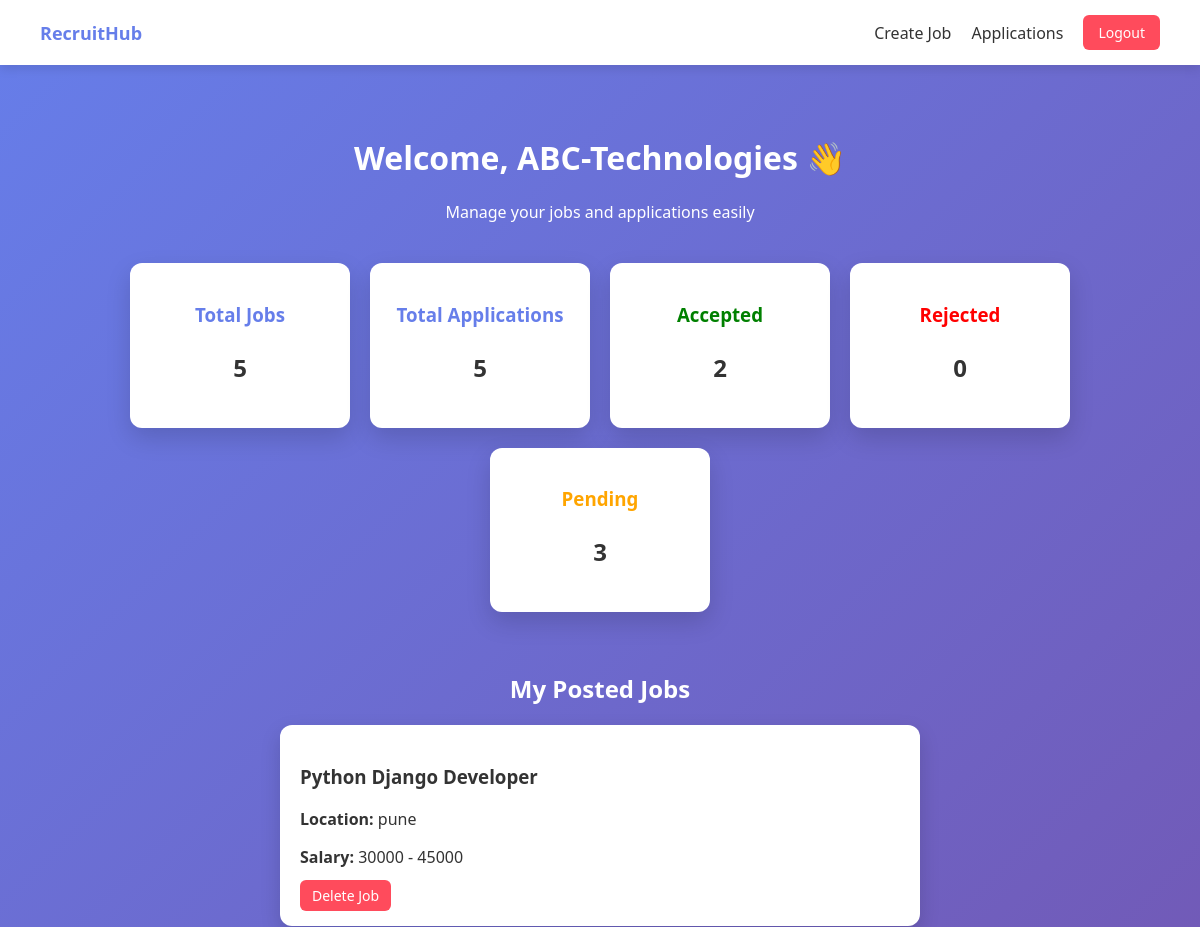
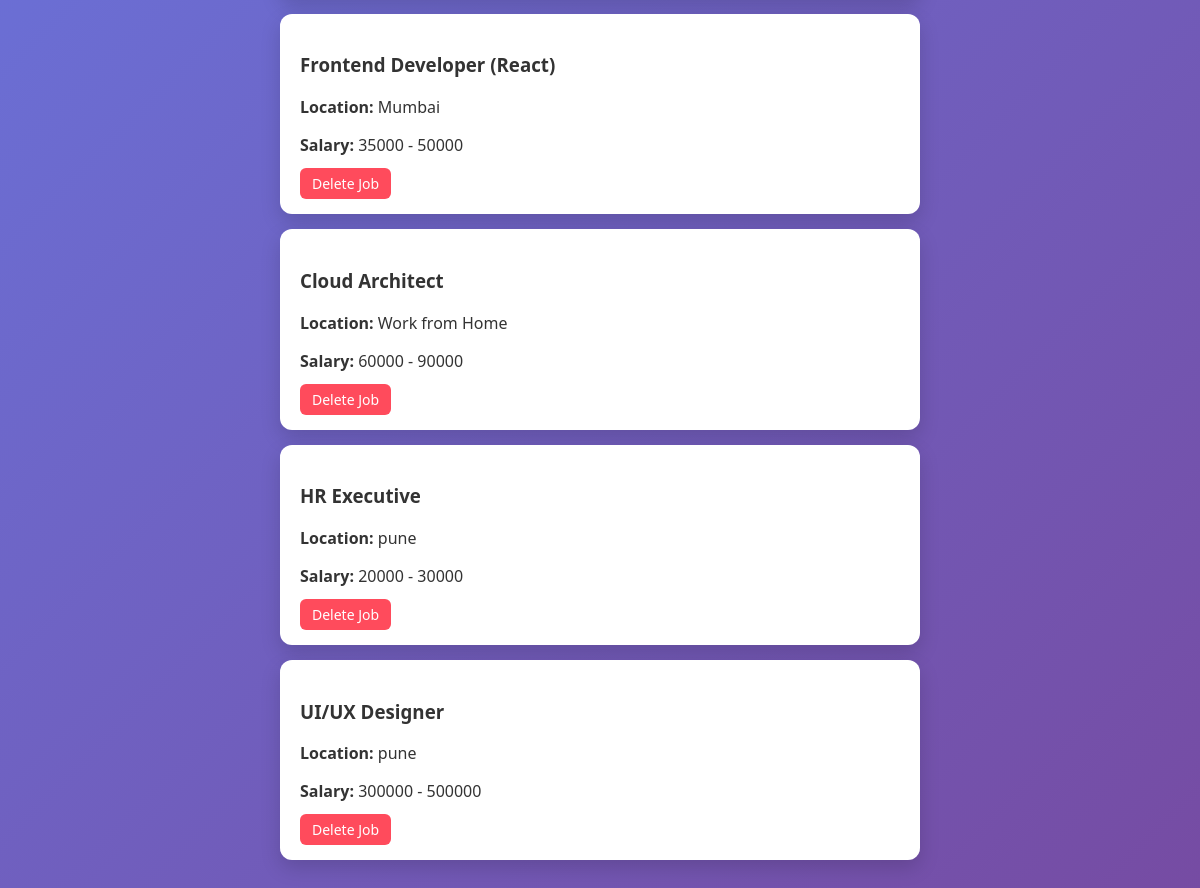
Screenshot of /company/dashboard/ (signed in) with the database file from the repository (2 pictures, top to bottom).
### jobs/models.py (models this page shows, shortened)
class Job(models.Model):
    company = models.ForeignKey(User, on_delete=models.CASCADE)
    title = models.CharField(max_length=200)
    description = models.TextField()
    salary_min = models.IntegerField()
    salary_max = models.IntegerField()
    location = models.CharField(max_length=100)
    created_at = models.DateTimeField(auto_now_add=True)

### accounts/views.py (the view)
# urls.py: path("company/dashboard/", views.company_dashboard, name="company_dashboard"),
@login_required
def company_dashboard(request):
    if request.user.profile.role != "company":
        return redirect("candidate_dashboard")
    jobs = Job.objects.filter(company=request.user)
    applications = Application.objects.filter(job__company=request.user)
    total_jobs = jobs.count()
    total_applications = applications.count()
    accepted = applications.filter(status="accepted").count()
    rejected = applications.filter(status="rejected").count()
    pending = applications.filter(status="pending").count()
    return render(request, "accounts/company_dashboard.html", {
        "total_jobs": total_jobs,
        "total_applications": total_applications,
        "accepted": accepted,
        "rejected": rejected,
        "pending": pending,
        "jobs": jobs
    })

### templates/accounts/company_dashboard.html (shortened to what this page needs)
<!DOCTYPE html>
<html>
<head>
</head>
<body>
<div class="navbar">
<div class="logo">RecruitHub</div>
<div style="display:flex;gap:20px;align-items:center;">
<a href="{% url 'create_job' %}" style="text-decoration:none;color:#333;">
Create Job
</a>
<a href="{% url 'view_applications' %}" style="text-decoration:none;color:#333;">
Applications
</a>
<a href="{% url 'logout' %}" class="logout-btn">
Logout
</a>
</div>
</div>
<div class="dashboard">
<h1>Welcome, {{ request.user.username }} 👋</h1>
<p>Manage your jobs and applications easily</p>
<div class="cards">
<div class="card">
<h3>Total Jobs</h3>
<p>{{ total_jobs }}</p>
</div>
<div class="card">
<h3>Total Applications</h3>
<p>{{ total_applications }}</p>
</div>
<div class="card">
<h3 style="color:green;">Accepted</h3>
<p>{{ accepted }}</p>
</div>
<div class="card">
<h3 style="color:red;">Rejected</h3>
<p>{{ rejected }}</p>
</div>
<div class="card">
<h3 style="color:orange;">Pending</h3>
<p>{{ pending }}</p>
</div>
</div>
<div class="job-section">
<h2>My Posted Jobs</h2>
{% for job in jobs %}
<div class="job-card">
<h3>{{ job.title }}</h3>
<p><strong>Location:</strong> {{ job.location }}</p>
<p><strong>Salary:</strong> {{ job.salary_min }} - {{ job.salary_max }}</p>
<a href="{% url 'delete_job' job.id %}" class="delete-btn">
Delete Job
</a>
</div>
{% empty %}
<p>No jobs posted yet.</p>
{% endfor %}
</div>
</div>
</body>
</html>

### templates/accounts/company_dashboard.html (style rules this page uses)
body { margin:0; font-family:'Segoe UI',sans-serif; background:linear-gradient(135deg,#667eea,#764ba2); }
.navbar { background:white; padding:15px 40px; display:flex; justify-content:space-between; align-items:center; box-shadow:0 4px 10px rgba(0,0,0,0.1); }
.logo { font-weight:bold; font-size:18px; color:#667eea; }
.logout-btn { background:#ff4b5c; color:white; padding:8px 15px; border-radius:6px; text-decoration:none; font-size:14px; }
.dashboard { padding:50px; text-align:center; color:white; }
.cards { margin-top:40px; display:flex; justify-content:center; gap:20px; flex-wrap:wrap; }
.card { background:white; color:#333; width:180px; padding:20px; border-radius:12px; box-shadow:0 10px 25px rgba(0,0,0,0.15); }
.card h3 { margin-bottom:10px; color:#667eea; }
.card p { font-size:24px; font-weight:bold; }
.job-section { margin-top:60px; }
.job-card { background:white; color:#333; padding:20px; border-radius:12px; margin:15px auto; max-width:600px; box-shadow:0 8px 20px rgba(0,0,0,0.15); text-align:left; }
.delete-btn { background:#ff4b5c; color:white; padding:6px 12px; border-radius:6px; text-decoration:none; font-size:14px; }

### rows the page displays
Job: title "Python Django Developer", location "pune", salary_min "30000", salary_max "45000"
Job: title "Frontend Developer (React)", location "Mumbai", salary_min "35000", salary_max "50000"
Job: title "Cloud Architect", location "Work from Home", salary_min "60000", salary_max "90000"
Job: title "HR Executive", location "pune", salary_min "20000", salary_max "30000"
Job: title "UI/UX Designer", location "pune", salary_min "300000", salary_max "500000"

### other values shown
{{ request.user.username }} "ABC-Technologies"
{{ total_jobs }} "5"
{{ total_applications }} "5"
{{ accepted }} "2"
{{ rejected }} "0"
{{ pending }} "3"
